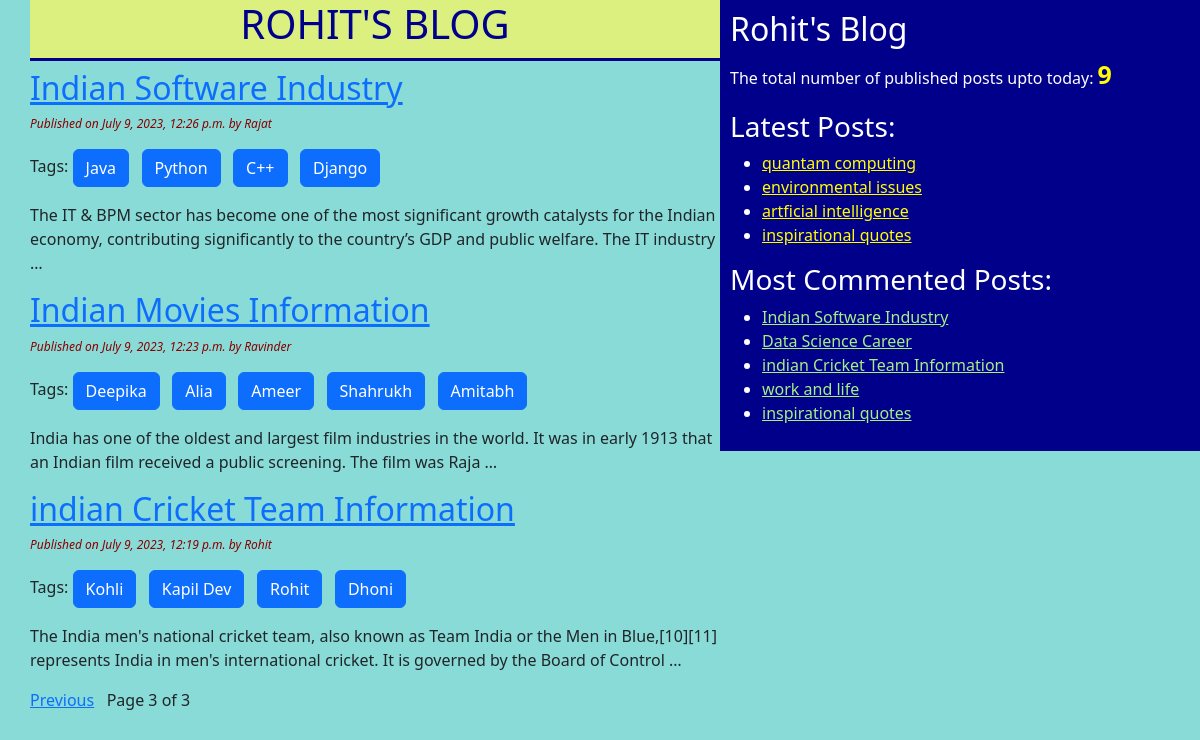
/?page=3, run on the app's committed database.
### blog/models.py (models this page shows, shortened)
class Post(models.Model):
    STATUS_CHOICES=(('draft','Draft'),('published','Published'))
    title = models.CharField(max_length=256)
    slug = models.SlugField(max_length=264,unique_for_date='publish')
    author = models.ForeignKey(User, on_delete=models.CASCADE ,related_name='blog_posts')
    body = models.TextField()
    publish = models.DateTimeField(default=timezone.now)
    created = models.DateTimeField(auto_now_add=True)
    updated = models.DateTimeField(auto_now=True)
    status = models.CharField(max_length=10,choices=STATUS_CHOICES,default='draft')
    objects = CustomManager()
    tags = TaggableManager()
    class Meta:
        ordering = ('-publish',)
    def get_absolute_url(self):
        return reverse('post_detail', args=[self.publish.year, self.publish.strftime('%m'), self.publish.strftime('%d'), self.slug])

### blog/views.py (the view)
# urls.py: path('',views.post_list_view,name='post_list_view'),
def post_list_view(request,tag_slug=None):
    post_list = Post.objects.all()
    tag = None
    if tag_slug:
        tag = get_object_or_404(Tag,slug=tag_slug)
        post_list = post_list.filter(tags__in=[tag])
    paginator = Paginator(post_list,3)
    page_number = request.GET.get('page')
    try:
        post_list = paginator.get_page(page_number)
    except PageNotAnInteger:
        post_list = paginator.get_page(1)
    except EmptyPage:
        post_list = paginator.get_page(Paginator.num_pages)
    return render(request,'blogs/post_list.html',{'post_list':post_list,'tag':tag})

### blog/models.py (called while the page is built)
    def get_queryset(self):
        return super().get_queryset().filter(status='published')

### blog/templatetags/blog_tags.py (called while the page is built)
@register.simple_tag(name='my_tag')
def total_posts():
    return Post.objects.count()

@register.inclusion_tag('blogs/latest_posts123.html')
def show_latest_posts(count = 3):
    latest_posts =Post.objects.order_by('-publish')[:count]
    return {'latest_posts':latest_posts}

@register.simple_tag
def get_most_commented_posts(count=5):
    return Post.objects.annotate(total_comments=Count('comments')).order_by('-total_comments')[:count]

### templates/blogs/post_list.html (shortened to what this page needs)
{%extends 'blogs/base.html' %}
    {%block content%}
        <h1 id="roh">ROHIT'S BLOG</h1>
        {%for post in post_list%}
            <a href="{{ post.get_absolute_url }}"><h2>{{post.title}}</h2></a>
            <p id="date">Published on {{post.publish}} by {{post.author|title}}</p>
            <p>Tags:
                {%for tag in post.tags.all %}
                    <a href="{%url 'post_list_by_tag_name' tag.slug %}" class="btn btn-primary">{{tag.name}}</a>
                {%endfor%}
            </p>
            {{post.body|truncatewords:30 |linebreaks}}
        {%endfor%}
        {%include 'blogs/pagination.html' with page=post_list %}
    {%endblock%}

### templates/blogs/base.html (shortened to what this page needs)
<!DOCTYPE html>
{%load blog_tags%}
{% load static %}
<html lang="en">
<head>
    <link href="https://cdn.jsdelivr.net/npm/bootstrap@5.3.0/dist/css/bootstrap.min.css" rel="stylesheet">
    <link rel="stylesheet" href="{%static "css/blog.css" %}">
</head>
<body>
    <div class="content">
        {%block content%}{%endblock%}
    </div>
    <div class="sidebar">
        <h2>Rohit's Blog</h2>
        <p>The total number of published posts upto today: <span id="pcount"> {% my_tag %}</span></p>
        <h3>Latest Posts:</h3>{%show_latest_posts 4%}
        <h3>Most Commented Posts:</h3>
        {%get_most_commented_posts as most_commented_posts%}
        <ul>
            {%for post in most_commented_posts%}
            <li><a href="{{post.get_absolute_url}}" id="cmt">{{post.title}}</a></li>
            {%endfor%}
        </ul>
    </div>
</body>
</html>

### templates/blogs/latest_posts123.html
<ul>
    {%for post in latest_posts%}
    <li><a href="{{post.get_absolute_url}}" id="ln">{{post.title}}</a></li>
    {%endfor%}
</ul>

### static/css/blog.css (style rules this page uses)
.content { width:60%; float:left; padding: 0 0 0 30px; background: rgb(136, 219, 215); height: 100%; }
.sidebar { width: 40%; float: right; padding: 10px; background: darkblue; height: 100%; color: white; }
h1 { text-align: center; border-bottom: 3px solid darkblue ; padding-bottom: 10px; color: darkblue; background-color: rgb(219, 240, 126); }
body { background: rgb(136, 219, 215); }
#date { color: darkred; font-size: 12px; font-style: italic; }
#pcount { color: yellow; font-size: 25px; font-weight: bold; }
#ln { color: yellow; }
#cmt { color: rgb(165, 240, 130); }

### data on the page
Post: title "Indian Software Industry", publish "July 9, 2023, 12:26 p.m.", author "Rajat", body "The IT & BPM sector has become one of the most significant growth catalysts for the Indian economy, contributing significantly to the country’s GDP and public welfare. The IT industry …"
Tag: name "Java"
Tag: name "Python"
Tag: name "C++"
Tag: name "Django"
Post: title "Indian Movies Information", publish "July 9, 2023, 12:23 p.m.", author "Ravinder", body "India has one of the oldest and largest film industries in the world. It was in early 1913 that an Indian film received a public screening. The film was Raja …"
Tag: name "Deepika"
Tag: name "Alia"
Tag: name "Ameer"
Tag: name "Shahrukh"
Tag: name "Amitabh"
Post: title "indian Cricket Team Information", publish "July 9, 2023, 12:19 p.m.", author "Rohit", body "The India men's national cricket team, also known as Team India or the Men in Blue,[10][11] represents India in men's international cricket. It is governed by the Board of Control …"
Tag: name "Kohli"
Tag: name "Kapil Dev"
Tag: name "Rohit"
Tag: name "Dhoni"
Post: title "quantam computing"
Post: title "environmental issues"
Post: title "artficial intelligence"
Post: title "inspirational quotes"
Post: title "Data Science Career"
Post: title "work and life"

### other printed values
{{ page.number }} "3"
{{ page.paginator.num_pages }} "3"
